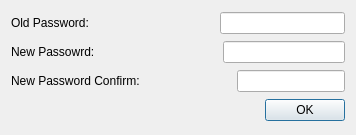
<?xml version="1.0" encoding="UTF-8"?>
<ui version="4.0">
 <class>passwordChangeDialog</class>
 <widget class="QDialog" name="passwordChangeDialog">
  <property name="geometry">
   <rect>
    <x>0</x>
    <y>0</y>
    <width>356</width>
    <height>135</height>
   </rect>
  </property>
  <property name="windowTitle">
   <string>Dialog</string>
  </property>
  <layout class="QVBoxLayout" name="verticalLayout">
   <item>
    <layout class="QHBoxLayout" name="horizontalLayout">
     <item>
      <widget class="QLabel" name="label">
       <property name="text">
        <string>Old Password:</string>
       </property>
      </widget>
     </item>
     <item>
      <spacer name="horizontalSpacer">
       <property name="orientation">
        <enum>Qt::Horizontal</enum>
       </property>
       <property name="sizeHint" stdset="0">
        <size>
         <width>40</width>
         <height>20</height>
        </size>
       </property>
      </spacer>
     </item>
     <item>
      <widget class="QLineEdit" name="oldPasswordLineEdit">
       <property name="echoMode">
        <enum>QLineEdit::Password</enum>
       </property>
      </widget>
     </item>
    </layout>
   </item>
   <item>
    <layout class="QHBoxLayout" name="horizontalLayout_2">
     <item>
      <widget class="QLabel" name="label_2">
       <property name="text">
        <string>New Passowrd:</string>
       </property>
      </widget>
     </item>
     <item>
      <spacer name="horizontalSpacer_2">
       <property name="orientation">
        <enum>Qt::Horizontal</enum>
       </property>
       <property name="sizeHint" stdset="0">
        <size>
         <width>40</width>
         <height>20</height>
        </size>
       </property>
      </spacer>
     </item>
     <item>
      <widget class="QLineEdit" name="newPassword1LineEdit">
       <property name="echoMode">
        <enum>QLineEdit::Password</enum>
       </property>
      </widget>
     </item>
    </layout>
   </item>
   <item>
    <layout class="QHBoxLayout" name="horizontalLayout_3">
     <item>
      <widget class="QLabel" name="label_3">
       <property name="text">
        <string>New Password Confirm:</string>
       </property>
      </widget>
     </item>
     <item>
      <spacer name="horizontalSpacer_3">
       <property name="orientation">
        <enum>Qt::Horizontal</enum>
       </property>
       <property name="sizeHint" stdset="0">
        <size>
         <width>40</width>
         <height>20</height>
        </size>
       </property>
      </spacer>
     </item>
     <item>
      <widget class="QLineEdit" name="newPassword2LineEdit">
       <property name="echoMode">
        <enum>QLineEdit::Password</enum>
       </property>
      </widget>
     </item>
    </layout>
   </item>
   <item>
    <layout class="QHBoxLayout" name="horizontalLayout_4">
     <item>
      <spacer name="horizontalSpacer_4">
       <property name="orientation">
        <enum>Qt::Horizontal</enum>
       </property>
       <property name="sizeHint" stdset="0">
        <size>
         <width>40</width>
         <height>20</height>
        </size>
       </property>
      </spacer>
     </item>
     <item>
      <widget class="QPushButton" name="okPushButton">
       <property name="text">
        <string>OK</string>
       </property>
      </widget>
     </item>
    </layout>
   </item>
  </layout>
 </widget>
 <resources/>
 <connections/>
</ui>
